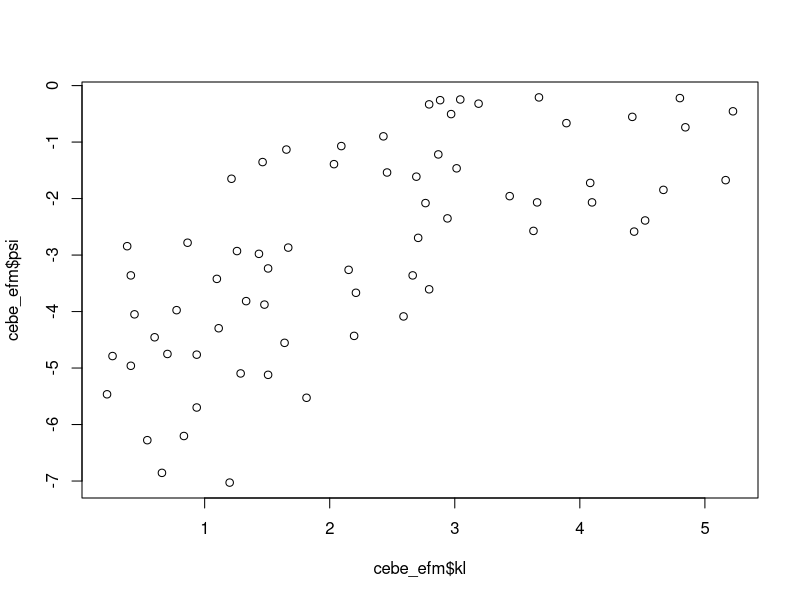

Source code (R): (Note: this script raises an error after producing the figure.)
## Making a version of the data that can be saved in the hydrafit package
## Collected evaporative flux data from Scoffoni et al. 2011
## https://doi-org.stanford.idm.oclc.org/10.1104/pp.111.173856

##@author: Marvin

# packages
library(here)
library(dplyr)
library(readr)

# load raw
cebe_efm <- read_csv(here("data-raw", "scoffonietal2012_cebe_efm.csv"),
                     col_names = FALSE)

names(cebe_efm)<-c("psi", "kl")

cebe_efm <- cebe_efm%>%
  mutate(psi = psi*-1)%>%
  mutate(species = rep("cebe"), .before = psi)

head(cebe_efm)

plot(cebe_efm$kl, cebe_efm$psi)

## save data
use_data(cebe_efm,
         version = 3,
         overwrite = T)# sometimes things change
